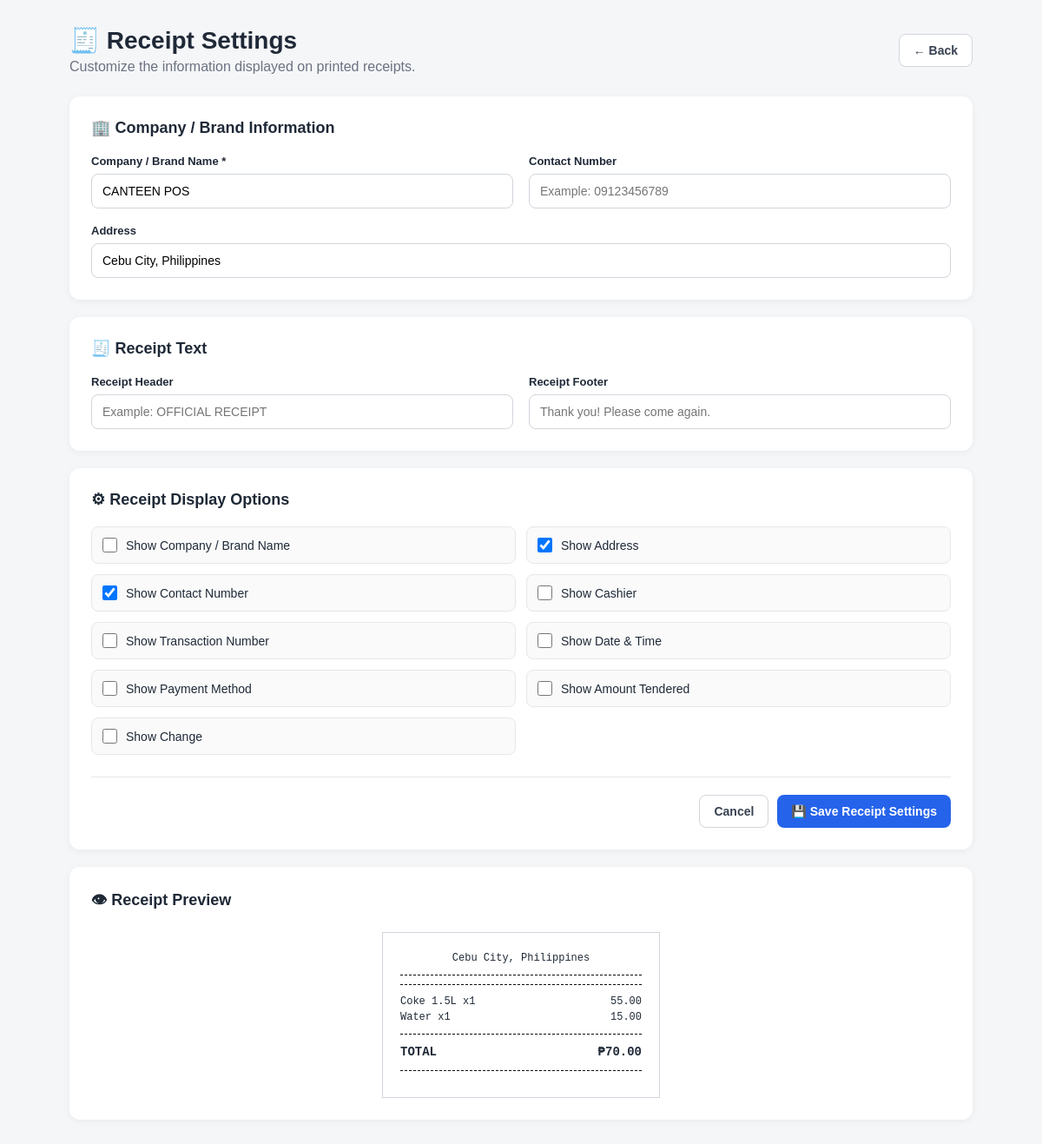
The page /receipt_settings/edit.php (signed in) on the database its author committed.
### tables this page shows
CREATE TABLE receipt_settings (

    id INT UNSIGNED AUTO_INCREMENT PRIMARY KEY,

    company_name VARCHAR(150)
        NOT NULL DEFAULT 'CANTEEN POS',

    address VARCHAR(255)
        DEFAULT NULL,

    contact_number VARCHAR(100)
        DEFAULT NULL,

    email VARCHAR(150)
        DEFAULT NULL,

    receipt_title VARCHAR(100)
        NOT NULL DEFAULT 'SALES RECEIPT',

    footer_message VARCHAR(255)
        DEFAULT 'Thank you for your purchase!',

    show_address TINYINT(1)
        NOT NULL DEFAULT 1,

    show_contact TINYINT(1)
        NOT NULL DEFAULT 1,

    show_email TINYINT(1)
        NOT NULL DEFAULT 0,

    updated_at TIMESTAMP
        DEFAULT CURRENT_TIMESTAMP
        ON UPDATE CURRENT_TIMESTAMP

);

### receipt_settings/edit.php (the view, shortened to what this page needs)
<?php
require_once __DIR__ . '/../includes/db.php';
$stmt = $pdo->query("
    SELECT *
    FROM receipt_settings
    ORDER BY id ASC
    LIMIT 1
");
$settings = $stmt->fetch();
?>
<!DOCTYPE html>
<html lang="en">
<head>
</head>
<body>
<div class="page">
<div class="page-header">
    <div>
        <h1>
            🧾 Receipt Settings
        </h1>
        <p>
            Customize the information displayed on printed receipts.
        </p>
    </div>
    <div class="header-actions">
        <a
            href="../index.php"
            class="btn btn-back"
        >
            ← Back
        </a>
    </div>
</div>
<form method="POST">
<div class="card">
    <div class="card-title">
        🏢 Company / Brand Information
    </div>
    <div class="form-grid">
        <div class="form-group">
            <label>
                Company / Brand Name *
            </label>
            <input
                type="text"
                name="company_name"
                required
                maxlength="150"
                value="<?= htmlspecialchars(
                    $settings['company_name'] ?? ''
                ) ?>"
                placeholder="Example: ABC Canteen"
            >
        </div>
        <div class="form-group">
            <label>
                Contact Number
            </label>
            <input
                type="text"
                name="contact_number"
                maxlength="50"
                value="<?= htmlspecialchars(
                    $settings['contact_number'] ?? ''
                ) ?>"
                placeholder="Example: 09123456789"
            >
        </div>
        <div class="form-group full">
            <label>
                Address
            </label>
            <input
                type="text"
                name="address"
                maxlength="255"
                value="<?= htmlspecialchars(
                    $settings['address'] ?? ''
                ) ?>"
                placeholder="Example: ABC School, Cebu City"
            >
        </div>
    </div>
</div>
<div class="card">
    <div class="card-title">
        🧾 Receipt Text
    </div>
    <div class="form-grid">
        <div class="form-group">
            <label>
                Receipt Header
            </label>
            <input
                type="text"
                name="receipt_header"
                maxlength="255"
                value="<?= htmlspecialchars(
                    $settings['receipt_header'] ?? ''
                ) ?>"
                placeholder="Example: OFFICIAL RECEIPT"
            >
        </div>
        <div class="form-group">
            <label>
                Receipt Footer
            </label>
            <input
                type="text"
                name="receipt_footer"
                maxlength="255"
                value="<?= htmlspecialchars(
                    $settings['receipt_footer'] ?? ''
                ) ?>"
                placeholder="Thank you! Please come again."
            >
        </div>
    </div>
</div>
<div class="card">
    <div class="card-title">
        ⚙ Receipt Display Options
    </div>
    <div class="options">
        <div class="option">
            <input
                type="checkbox"
                id="show_company_name"
                name="show_company_name"
                <?= !empty(
                    $settings['show_company_name']
                )
                    ? 'checked'
                    : ''
                ?>
            >
            <label for="show_company_name">
                Show Company / Brand Name
            </label>
        </div>
        <div class="option">
            <input
                type="checkbox"
                id="show_address"
                name="show_address"
                <?= !empty(
                    $settings['show_address']
                )
                    ? 'checked'
                    : ''
                ?>
            >
            <label for="show_address">
                Show Address
            </label>
        </div>
        <div class="option">
            <input
                type="checkbox"
                id="show_contact"
                name="show_contact"
                <?= !empty(
                    $settings['show_contact']
                )
                    ? 'checked'
                    : ''
                ?>
            >
            <label for="show_contact">
                Show Contact Number
            </label>
        </div>
        <div class="option">
            <input
                type="checkbox"
                id="show_cashier"
                name="show_cashier"
                <?= !empty(
                    $settings['show_cashier']
                )
                    ? 'checked'
                    : ''
                ?>
            >
            <label for="show_cashier">
                Show Cashier
            </label>
        </div>
        <div class="option">
            <input
                type="checkbox"
                id="show_transaction_no"
                name="show_transaction_no"
                <?= !empty(
                    $settings['show_transaction_no']
                )
                    ? 'checked'
                    : ''
                ?>
            >
            <label for="show_transaction_no">
                Show Transaction Number
            </label>
        </div>
        <div class="option">
            <input
                type="checkbox"
                id="show_date_time"
                name="show_date_time"
                <?= !empty(
                    $settings['show_date_time']
                )
                    ? 'checked'
                    : ''
                ?>
            >
            <label for="show_date_time">
                Show Date & Time
            </label>
        </div>
        <div class="option">
            <input
                type="checkbox"
                id="show_payment_method"
                name="show_payment_method"
                <?= !empty(
                    $settings['show_payment_method']
                )
                    ? 'checked'
                    : ''
                ?>
            >
            <label for="show_payment_method">
                Show Payment Method
            </label>
        </div>
        <div class="option">
            <input
                type="checkbox"
                id="show_amount_tendered"
                name="show_amount_tendered"
                <?= !empty(
                    $settings['show_amount_tendered']
                )
                    ? 'checked'
                    : ''
                ?>
            >
            <label for="show_amount_tendered">
                Show Amount Tendered
            </label>
        </div>
        <div class="option">
            <input
                type="checkbox"
                id="show_change"
                name="show_change"
                <?= !empty(
                    $settings['show_change']
                )
                    ? 'checked'
                    : ''
                ?>
            >
            <label for="show_change">
                Show Change
            </label>
        </div>
    </div>
    <div class="form-footer">
        <a
            href="../index.php"
            class="btn btn-back"
        >
            Cancel
        </a>
        <button
            type="submit"
            class="btn btn-primary"
        >
            💾 Save Receipt Settings
        </button>
    </div>
</div>
</form>
<div class="card">
    <div class="card-title">
        👁 Receipt Preview
    </div>
    <div class="receipt-preview">
        <?php if (
            !empty($settings['show_address']) &&
            !empty($settings['address'])
        ): ?>
            <div class="receipt-center">
                <?= htmlspecialchars(
                    $settings['address']
                ) ?>
            </div>
        <?php endif; ?>
        <div class="receipt-line"></div>
        <div class="receipt-line"></div>
        <div class="receipt-row">
            <span>
                Coke 1.5L x1
            </span>
            <span>
                55.00
            </span>
        </div>
        <div class="receipt-row">
            <span>
                Water x1
            </span>
            <span>
                15.00
            </span>
        </div>
        <div class="receipt-line"></div>
        <div class="receipt-row receipt-total">
            <span>
                TOTAL
            </span>
            <span>
                ₱70.00
            </span>
        </div>
        <div class="receipt-line"></div>
    </div>
</div>
</div>
</body>
</html>

### receipt_settings/edit.php (style rules this page uses)
* { box-sizing: border-box; margin: 0; padding: 0; }
body { font-family: Arial, Helvetica, sans-serif; background: #f5f6f8; color: #1f2937; }
.page { max-width: 1100px; margin: auto; padding: 30px; }
.page-header { display: flex; justify-content: space-between; align-items: center; margin-bottom: 25px; }
.page-header h1 { font-size: 28px; }
.page-header p { color: #6b7280; margin-top: 5px; }
.header-actions { display: flex; gap: 10px; }
.btn { display: inline-flex; align-items: center; justify-content: center; padding: 10px 16px; border-radius: 8px; text-decoration: none; border: none; cursor: pointer; font-size: 14px; font-weight: 600; }
.btn-back { background: white; color: #374151; border: 1px solid #d1d5db; }
.btn-primary { background: #2563eb; color: white; }
.card { background: white; border-radius: 12px; padding: 25px; margin-bottom: 20px; box-shadow: 0 2px 8px rgba(0,0,0,0.05); }
.card-title { font-size: 18px; font-weight: 700; margin-bottom: 20px; }
.form-grid { display: grid; grid-template-columns: repeat(2, 1fr); gap: 18px; }
.form-group { display: flex; flex-direction: column; }
.form-group.full { grid-column: 1 / -1; }
.form-group label { font-size: 13px; font-weight: 600; margin-bottom: 7px; }
.form-group input, .form-group textarea { width: 100%; padding: 11px 12px; border: 1px solid #d1d5db; border-radius: 8px; font-size: 14px; outline: none; }
.options { display: grid; grid-template-columns: repeat(2, 1fr); gap: 12px; }
.option { display: flex; align-items: center; gap: 10px; padding: 12px; border: 1px solid #e5e7eb; border-radius: 8px; background: #fafafa; }
.option input { width: 17px; height: 17px; cursor: pointer; }
.option label { cursor: pointer; font-size: 14px; }
.form-footer { display: flex; justify-content: flex-end; gap: 10px; margin-top: 25px; padding-top: 20px; border-top: 1px solid #e5e7eb; }
.receipt-preview { max-width: 320px; margin: auto; background: white; border: 1px solid #d1d5db; padding: 20px; font-family: "Courier New", monospace; font-size: 12px; line-height: 1.5; }
.receipt-center { text-align: center; }
.receipt-line { border-top: 1px dashed #000; margin: 10px 0; }
.receipt-row { display: flex; justify-content: space-between; }
.receipt-total { font-size: 14px; font-weight: bold; margin-top: 5px; }

### rows shown on the page
receipt_settings: company_name "CANTEEN POS", address "Cebu City, Philippines", show_address "☑", show_contact "☑"
